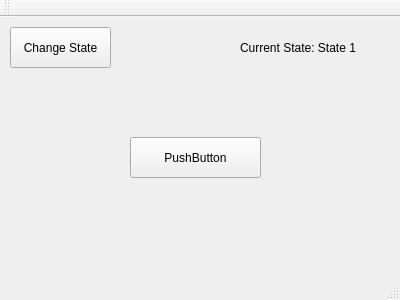
<?xml version="1.0" encoding="UTF-8"?>
<ui version="4.0">
 <class>MainWindow</class>
 <widget class="QMainWindow" name="MainWindow">
  <property name="geometry">
   <rect>
    <x>0</x>
    <y>0</y>
    <width>400</width>
    <height>300</height>
   </rect>
  </property>
  <property name="windowTitle">
   <string>MainWindow</string>
  </property>
  <widget class="QWidget" name="centralWidget">
   <widget class="QPushButton" name="changeStateBtn">
    <property name="geometry">
     <rect>
      <x>10</x>
      <y>10</y>
      <width>101</width>
      <height>41</height>
     </rect>
    </property>
    <property name="text">
     <string>Change State</string>
    </property>
   </widget>
   <widget class="QPushButton" name="pushButton">
    <property name="geometry">
     <rect>
      <x>130</x>
      <y>120</y>
      <width>131</width>
      <height>41</height>
     </rect>
    </property>
    <property name="text">
     <string>PushButton</string>
    </property>
   </widget>
   <widget class="QLabel" name="stateLabel">
    <property name="geometry">
     <rect>
      <x>240</x>
      <y>20</y>
      <width>141</width>
      <height>21</height>
     </rect>
    </property>
    <property name="text">
     <string>Current State: State 1</string>
    </property>
   </widget>
  </widget>
  <widget class="QMenuBar" name="menuBar">
   <property name="geometry">
    <rect>
     <x>0</x>
     <y>0</y>
     <width>400</width>
     <height>19</height>
    </rect>
   </property>
  </widget>
  <widget class="QToolBar" name="mainToolBar">
   <attribute name="toolBarArea">
    <enum>TopToolBarArea</enum>
   </attribute>
   <attribute name="toolBarBreak">
    <bool>false</bool>
   </attribute>
  </widget>
  <widget class="QStatusBar" name="statusBar"/>
 </widget>
 <layoutdefault spacing="6" margin="11"/>
 <resources/>
 <connections/>
</ui>
